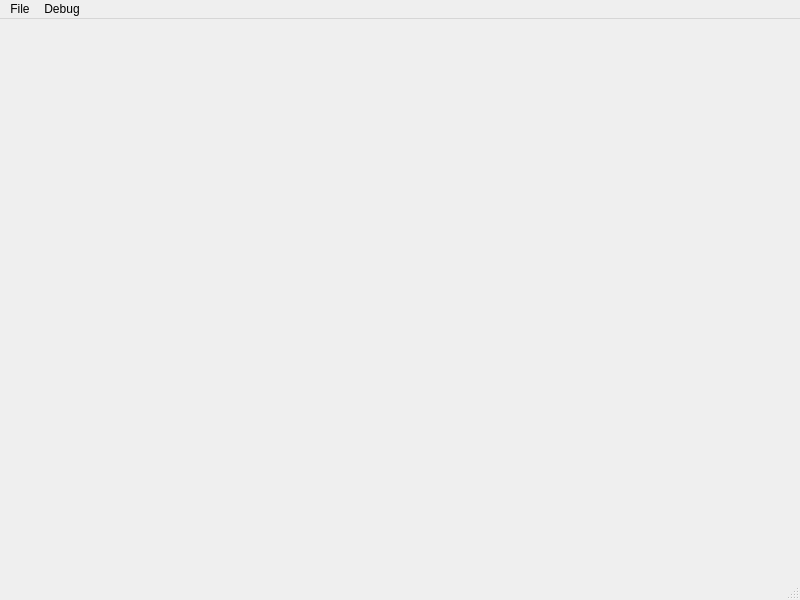
<?xml version="1.0" encoding="UTF-8"?>
<ui version="4.0">
 <class>StartupWindow</class>
 <widget class="QMainWindow" name="StartupWindow">
  <property name="geometry">
   <rect>
    <x>0</x>
    <y>0</y>
    <width>800</width>
    <height>600</height>
   </rect>
  </property>
  <property name="windowTitle">
   <string>StartupWindow</string>
  </property>
  <widget class="QWidget" name="centralwidget"/>
  <widget class="QMenuBar" name="menubar">
   <property name="geometry">
    <rect>
     <x>0</x>
     <y>0</y>
     <width>800</width>
     <height>20</height>
    </rect>
   </property>
   <widget class="QMenu" name="menuFile">
    <property name="title">
     <string>File</string>
    </property>
    <addaction name="separator"/>
    <addaction name="actionNew_Project"/>
    <addaction name="actionOpen_Recent"/>
    <addaction name="separator"/>
   </widget>
   <widget class="QMenu" name="menuDebug">
    <property name="title">
     <string>Debug</string>
    </property>
    <addaction name="actionExample_Project"/>
   </widget>
   <addaction name="menuFile"/>
   <addaction name="menuDebug"/>
  </widget>
  <widget class="QStatusBar" name="statusbar"/>
  <action name="actionNew_Project">
   <property name="text">
    <string>New Project</string>
   </property>
  </action>
  <action name="actionOpen_Recent">
   <property name="text">
    <string>Open Recent</string>
   </property>
  </action>
  <action name="actionExample_Project">
   <property name="text">
    <string>Example Project</string>
   </property>
  </action>
 </widget>
 <resources/>
 <connections/>
</ui>
